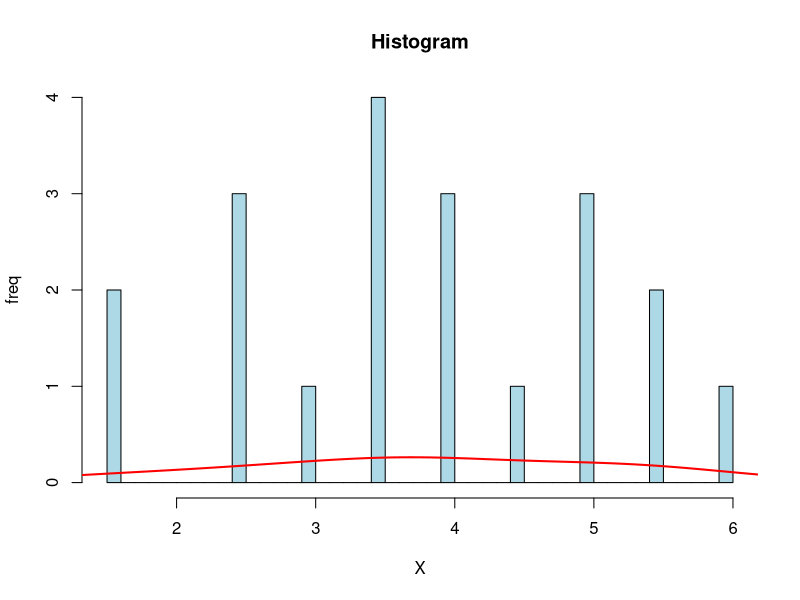

This figure's R source:
vec <- c(4, 5, 5.5, 5, 2.5, 5.5, 5, 3.5, 2.5, 2.5, 6, 3.5, 4, 3.5, 1.5, 1.5, 3, 4.5, 4, 3.5)
length(vec)

# Среднеквадратическое отклонение
sd(vec)

# Стандартное отклонение (Среднее абсолютное)
mad(vec)

# Среднее
var(vec)

hist(vec, breaks = 50, freq = TRUE, col = "lightblue",
      xlab = "X",
      ylab = "freq",
      main = "Histogram")
lines(density(vec), col = "red", lwd = 2)